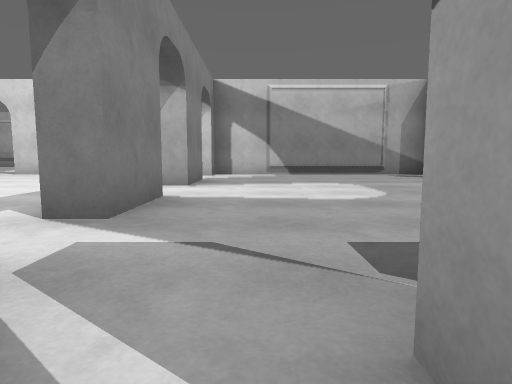
view 1 (above)

24 first-person views from a walk through a robot-simulator world made for Gazebo. The camera is 0.94 m above the floor, tilts 6° down and sees 75° across. The floor is counted in squares, 2 m on a side. Each view is taken from the middle of a square. On the plan, view 1 faces up. The plan holds only what a view shows up to about 9 squares ahead; the rest is blank. The place goes on beyond the plan. Surface patterns are stand-ins for the level's own textures.

view 2
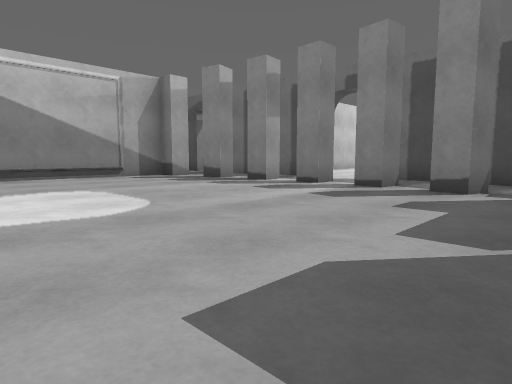

view 3
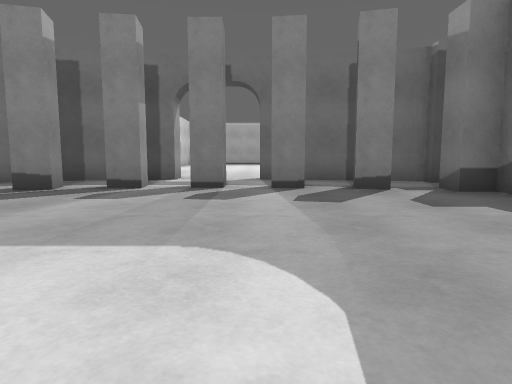

view 4
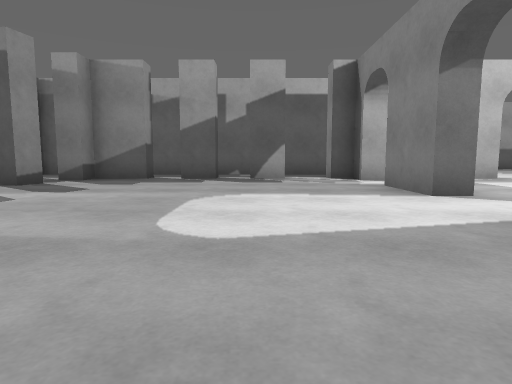

view 5
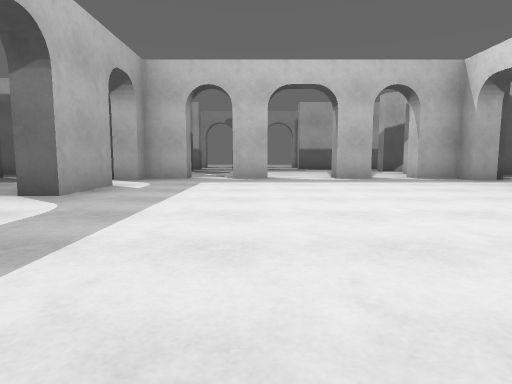

view 6
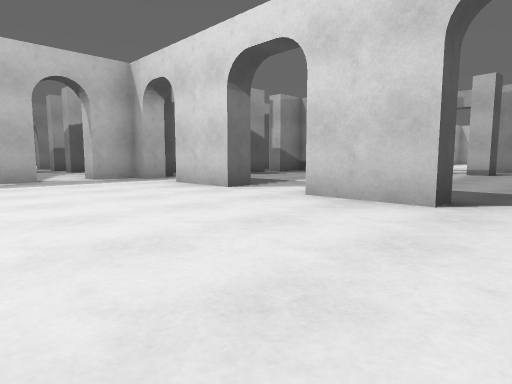

view 7
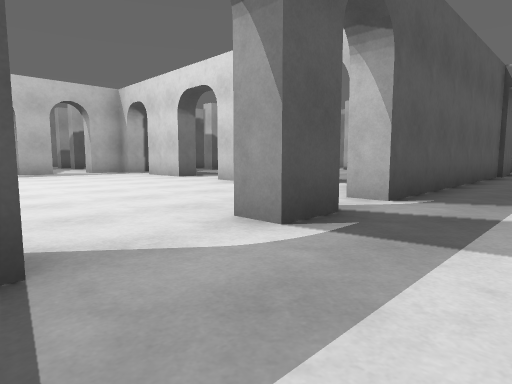

view 8
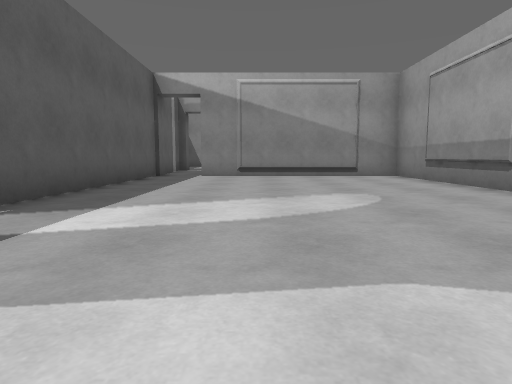

view 9
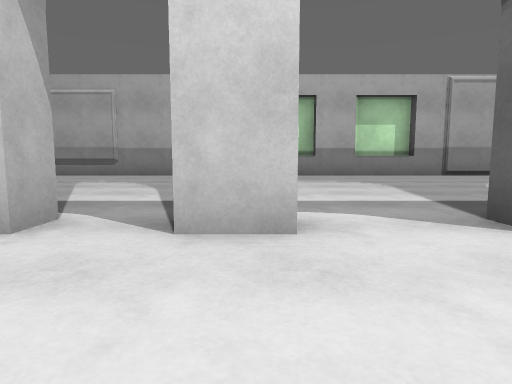

view 10
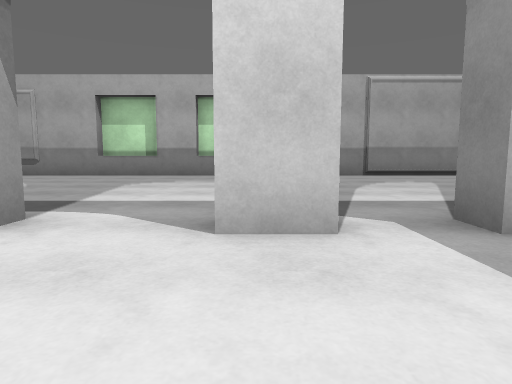

view 11
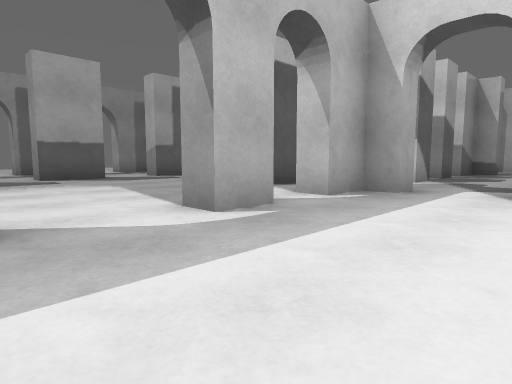

view 12
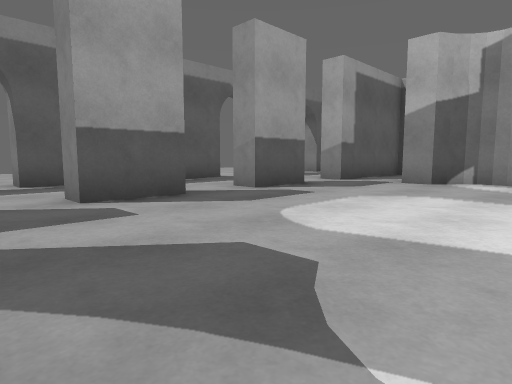

view 13
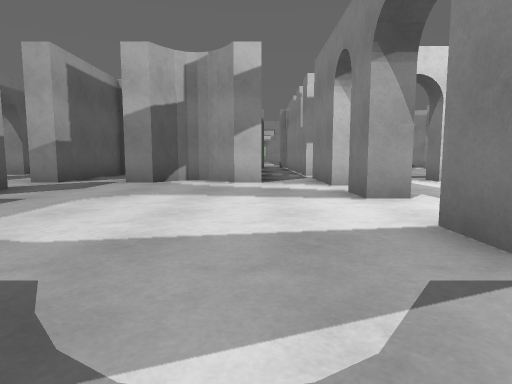

view 14
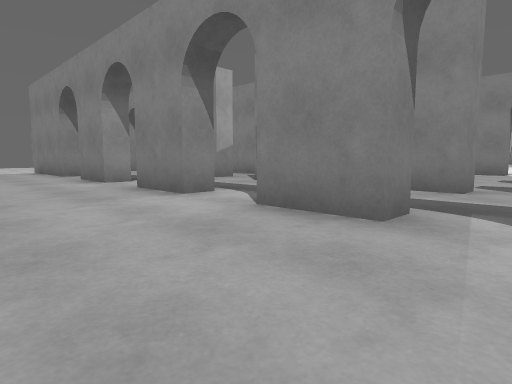

view 15
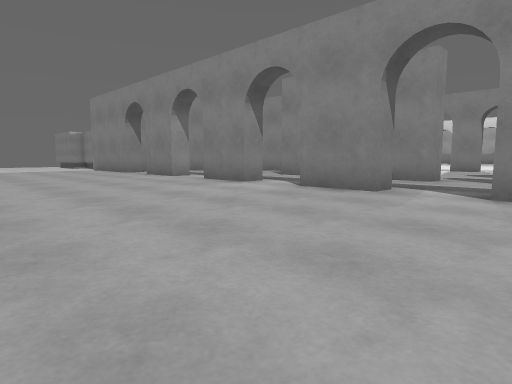

view 16
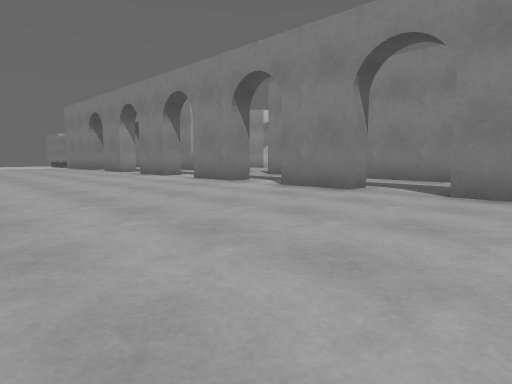

view 17
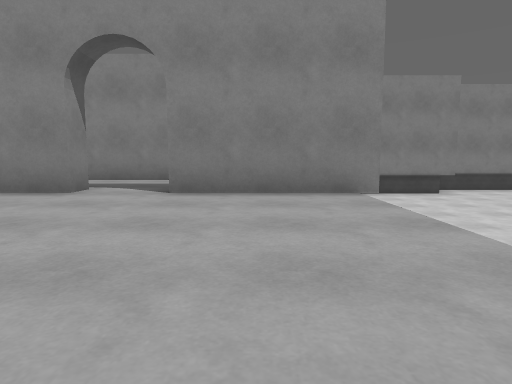

view 18
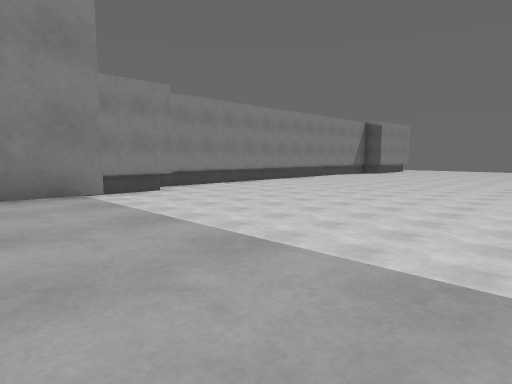

view 19
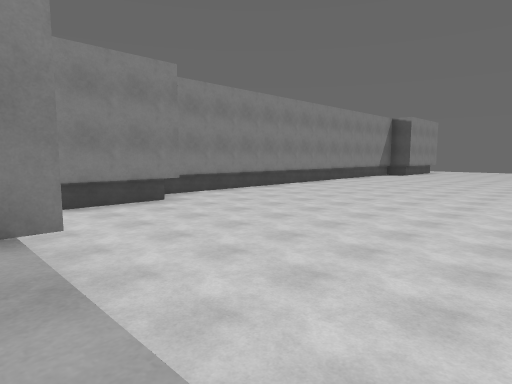

view 20
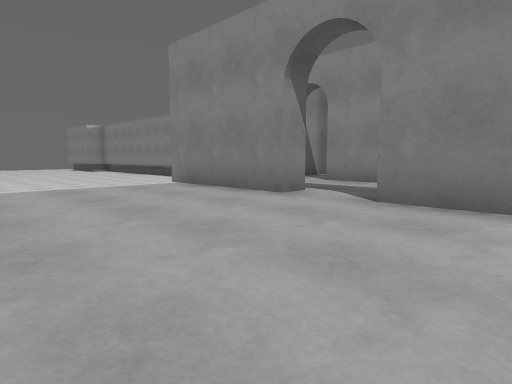

view 21
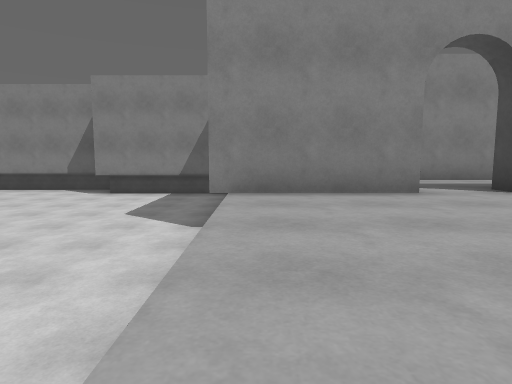

view 22
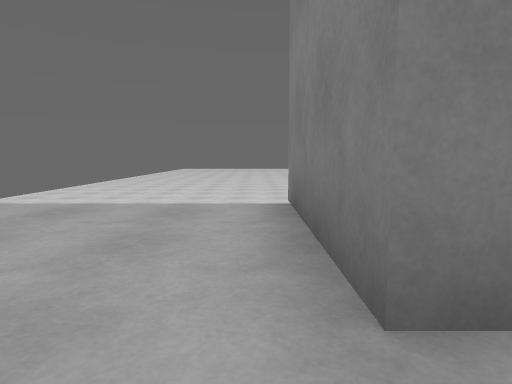

view 23
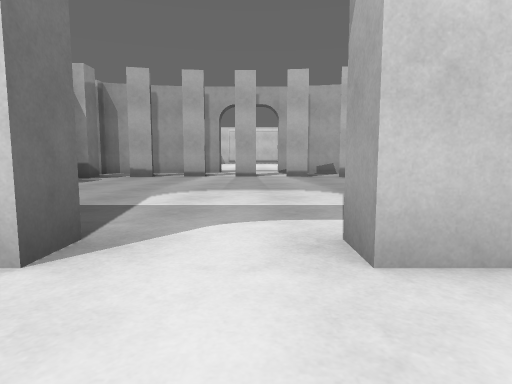

view 24
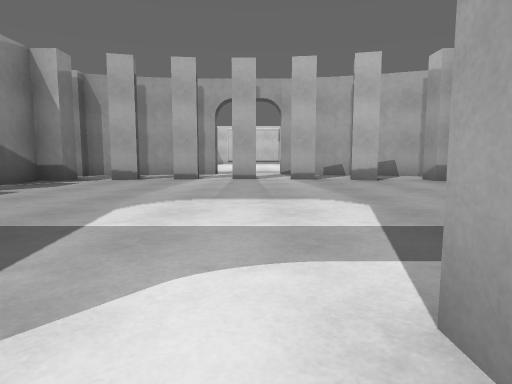

### Floor plan
Key: @ floor where view 1 was taken; # wall or solid block; x gap in a wall; . floor; v drop or lower ground.
Columns run from 17 left of view 1 to 14 right of it. Each row starts with its distance up from view 1.
 16    ################
 15    #...............
 14    #..............
 13    #..............
 12    #.............
 11    #.............
 10    .............
  9  x########.#.#.########x
  8 #....  ........ ........#
  7 #.#............ ......#.#
  6 #.x.....#......#......x.#.
  5 ..x...................x...
  4 #.........................
  3 #.......#......#........#
  2 #.#...................#.#
  1 #x##.##.##.#.#.##.##.##x#
  0       .........  @...  .
 -1       ###.......#########
 -2         #.......         #
 -3 v####   #.......      ##vvv
 -4 vvvv#  .........      vvvvvv
 -5 vvvv .###..#.#..##   vvvvvvvv
 -6 vvvv .............   vvvvvvvvv
 -7 vvvv###.#..#.#..#.###vvvvvvvvvv
 -8 vvvv.................vvvvvvvvvvv
 -9 vvvv.................vvvvvvvvvv
-10 v vv.................vvvvvvvvvv
-11 v  v................. vvvvvvvv
-12 v   .       ......... vv
-13 v

Where each view was taken, in squares from view 1:
view 1: 0 up, 0 right, facing up
view 2: 1 up, 0 right, facing up-right
view 3: 4 up, 0 right, facing right
view 4: 8 up, 1 right, facing down
view 5: 8 up, 4 left, facing down
view 6: 8 up, 5 left, facing down-left
view 7: 11 up, 4 left, facing down-left
view 8: 12 up, 5 left, facing left
view 9: 7 up, 6 left, facing up
view 10: 7 up, 4 left, facing up
view 11: 3 up, 4 left, facing down-left
view 12: 1 down, 2 left, facing down-left
view 13: 1 down, 2 left, facing left
view 14: 10 down, 2 left, facing up-left
view 15: 12 down, 1 left, facing up-left
view 16: 12 down, 2 right, facing up-left
view 17: 12 down, 2 right, facing up
view 18: 12 down, 2 right, facing up-right
view 19: 10 down, 3 right, facing up-right
view 20: 11 down, 8 left, facing up-left
view 21: 12 down, 13 left, facing up
view 22: 8 down, 10 left, facing left
view 23: 5 up, 7 left, facing left
view 24: 5 up, 8 left, facing left
